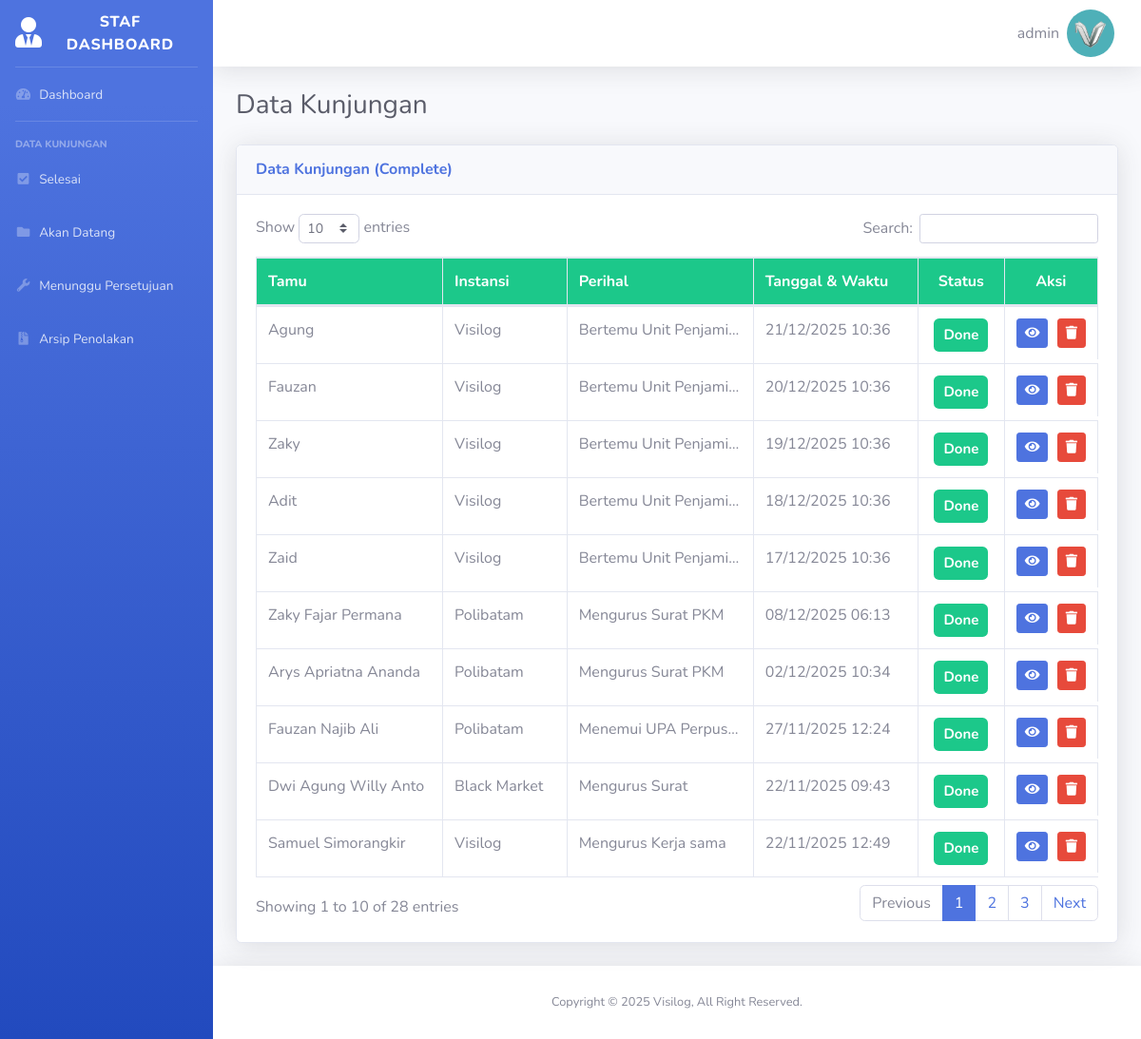
Screenshot of /kunjungan_selesai.php (signed in) with the database file from the repository.
### tables this page shows
CREATE TABLE `visit_data` (
  `id` int(11) NOT NULL,
  `guest_name` varchar(255) NOT NULL,
  `email` varchar(255) NOT NULL,
  `phone_number` varchar(255) NOT NULL,
  `company_name` varchar(255) NOT NULL,
  `visit_regards` enum('Urusan_surat','Urusan_keuangan','Urusan_umum','Urusan_sarana','Janji_temu_unit','Janji_temu_staf') NOT NULL,
  `visit_desc` varchar(255) NOT NULL,
  `id_unit` int(11) DEFAULT NULL,
  `id_staf` int(11) DEFAULT NULL,
  `visit_date` date NOT NULL,
  `time_in` time NOT NULL,
  `time_out` time NOT NULL,
  `status` enum('Pending','Done','Upcoming','Close','Now','Rejected') NOT NULL
);

### kunjungan_selesai.php (the view, shortened to what this page needs)
<?php include 'dashboard_template/header.php'; ?>
<body class="page-top">
    <div id="wrapper">
        <?php include 'dashboard_template/sidebar.php'; ?>
        <div id="content-wrapper" class="d-flex flex-column">
            <div id="content">
                <?php include 'dashboard_template/topbar.php'; ?>
                <div class="container-fluid">
                    <div class="d-sm-flex align-items-center justify-content-between mb-4">
                        <h1 class="h3 mb-0 text-gray-800">Data Kunjungan</h1>
                    </div>
                    <div class="card shadow mb-4">
                        <div class="card-header py-3">
                            <h6 class="m-0 font-weight-bold text-primary">Data Kunjungan (Complete)</h6>
                        </div>
                        <div class="card-body">
                            <div class="table-responsive">
                                <table class="table table-bordered" id="dataTable" width="100%" cellspacing="0">
                                    <thead class="thead bg-success text-white fw-bold">
                                        <tr>
                                            <th>Tamu</th>
                                            <th>Instansi</th>
                                            <th>Perihal </th>
                                            <th>Tanggal & Waktu</th>
                                            <th class="text-center">Status</th>
                                            <th class="text-center">Aksi</th>
                                        </tr>
                                    </thead>
                                    <tbody>
                                        <?php
                                        $sql = "SELECT * FROM visit_data WHERE `status` = 'Done' ORDER BY visit_date DESC";
                                        $query = mysqli_query($koneksi, $sql);
                                        foreach ($query as $data) {
                                        ?>
                                            <tr>
                                                <td><?= $data['guest_name']; ?></td>
                                                <td><?= $data['company_name']; ?></td>
                                                <td><?= $data['visit_desc']; ?></td>
                                                <td><?= date('d/m/Y', strtotime($data['visit_date'])); ?> <span><?= date('H:i', strtotime($data['time_in'])); ?></span></td>
                                                <td class="text-center">
                                                    <span class="badge badge-success" style="padding: 10px; font-size: 15px;">
                                                        <?= $data['status']; ?>
                                                    </span>
                                                </td>
                                                <td class="d-flex justify-content-between">
                                                    <a href="info.php?id=<?= $data['id'] ?>" class="btn btn-primary btn-sm" title="Info">
                                                        <i class=" fas fa-eye"></i>
                                                    </a>
                                                    <a href="proses_hapus.php?id=<?= $data['id'] ?>&redirect=kunjungan_selesai.php" class="btn btn-danger btn-sm" title="Hapus" onclick="return confirm('Apakah anda yakin ingin menghapus data ini?')">
                                                        <i class="fas fa-trash"></i>
                                                    </a>
                                                </td>
                                            </tr>
                                        <?php } ?>
                                    </tbody>
                                </table>
                            </div>
                        </div>
                    </div>
                </div>
            </div>
            <?php include 'dashboard_template/footer.php'; ?>
</body>

### assets/css/style2.css (style rules this page uses)
.table th, td { max-width: 165px; white-space: nowrap; overflow: hidden; text-overflow: ellipsis; }

### rows the page displays
visit_data: guest_name "Agung", company_name "Visilog", visit_desc "Bertemu Unit Penjami…", visit_date "21/12/2025", time_in "10:36", status "Done"
visit_data: guest_name "Fauzan", company_name "Visilog", visit_desc "Bertemu Unit Penjami…", visit_date "20/12/2025", time_in "10:36", status "Done"
visit_data: guest_name "Zaky", company_name "Visilog", visit_desc "Bertemu Unit Penjami…", visit_date "19/12/2025", time_in "10:36", status "Done"
visit_data: guest_name "Adit", company_name "Visilog", visit_desc "Bertemu Unit Penjami…", visit_date "18/12/2025", time_in "10:36", status "Done"
visit_data: guest_name "Zaid", company_name "Visilog", visit_desc "Bertemu Unit Penjami…", visit_date "17/12/2025", time_in "10:36", status "Done"
visit_data: guest_name "Zaky Fajar Permana", company_name "Polibatam", visit_desc "Mengurus Surat PKM", visit_date "08/12/2025", time_in "06:13", status "Done"
visit_data: guest_name "Arys Apriatna Ananda", company_name "Polibatam", visit_desc "Mengurus Surat PKM", visit_date "02/12/2025", time_in "10:34", status "Done"
visit_data: guest_name "Fauzan Najib Ali", company_name "Polibatam", visit_desc "Menemui UPA Perpus…", visit_date "27/11/2025", time_in "12:24", status "Done"
visit_data: guest_name "Dwi Agung Willy Anto", company_name "Black Market", visit_desc "Mengurus Surat", visit_date "22/11/2025", time_in "09:43", status "Done"
visit_data: guest_name "Samuel Simorangkir", company_name "Visilog", visit_desc "Mengurus Kerja sama", visit_date "22/11/2025", time_in "12:49", status "Done"

### other values shown
$username "admin"
